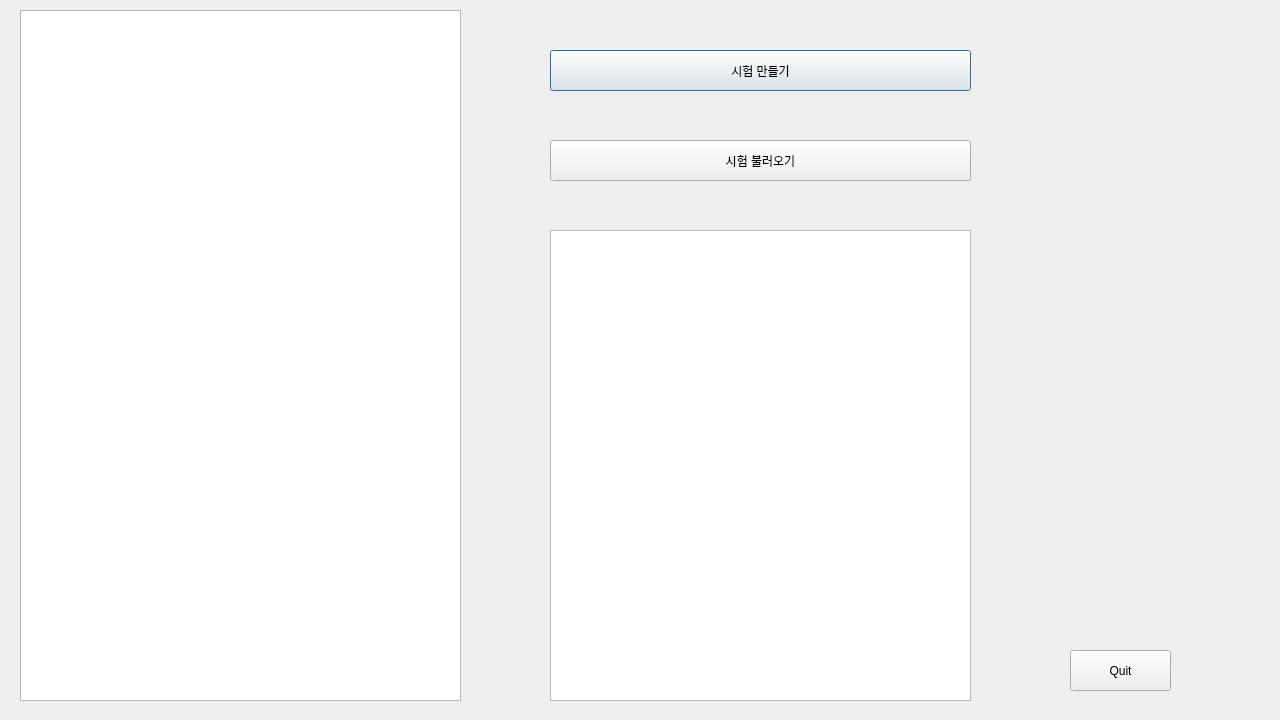
<?xml version="1.0" encoding="UTF-8"?>
<ui version="4.0">
 <class>Dialog</class>
 <widget class="QDialog" name="Dialog">
  <property name="geometry">
   <rect>
    <x>0</x>
    <y>0</y>
    <width>1280</width>
    <height>720</height>
   </rect>
  </property>
  <property name="windowTitle">
   <string>Dialog</string>
  </property>
  <widget class="QTableView" name="tableView">
   <property name="geometry">
    <rect>
     <x>20</x>
     <y>10</y>
     <width>441</width>
     <height>691</height>
    </rect>
   </property>
  </widget>
  <widget class="QPushButton" name="btn_create_test">
   <property name="geometry">
    <rect>
     <x>550</x>
     <y>50</y>
     <width>421</width>
     <height>41</height>
    </rect>
   </property>
   <property name="text">
    <string>시험 만들기</string>
   </property>
  </widget>
  <widget class="QPushButton" name="btn_load_test">
   <property name="geometry">
    <rect>
     <x>550</x>
     <y>140</y>
     <width>421</width>
     <height>41</height>
    </rect>
   </property>
   <property name="text">
    <string>시험 불러오기</string>
   </property>
  </widget>
  <widget class="QTableView" name="tableView_2">
   <property name="geometry">
    <rect>
     <x>550</x>
     <y>230</y>
     <width>421</width>
     <height>471</height>
    </rect>
   </property>
  </widget>
  <widget class="QPushButton" name="btn_quit">
   <property name="geometry">
    <rect>
     <x>1070</x>
     <y>650</y>
     <width>101</width>
     <height>41</height>
    </rect>
   </property>
   <property name="text">
    <string>Quit</string>
   </property>
  </widget>
 </widget>
 <resources/>
 <connections/>
</ui>
